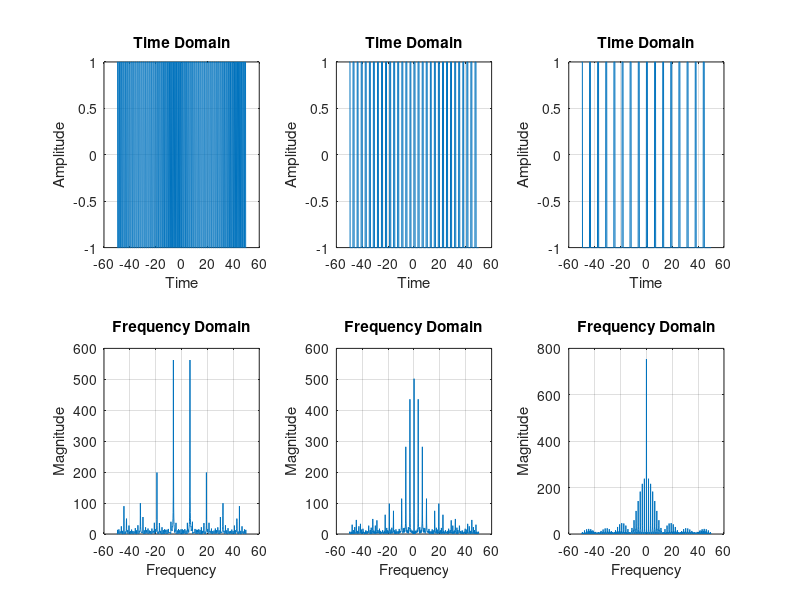

Source code (MATLAB):
% 信号与系统小班课

% 生成周期为1的脉冲
% 生成方形脉冲信号
t1 = linspace(-50, 50, 1000);
x1 = square(4 * t1, 50);
t2 = linspace(-50, 50, 1000);
x2 = square(2 * t2, 25);
t3 = linspace(-50, 50, 1000);
x3 = square(t3, 12.5);

% 计算频谱
X1 = fftshift(fft(x1));
X2 = fftshift(fft(x2));
X3 = fftshift(fft(x3));

% 绘制时域和频域波形
subplot(2, 3, 1);
plot(t1, x1);
xlabel('Time');
ylabel('Amplitude');
title('Time Domain');
grid on;

subplot(2, 3, 4);
f = linspace(-500, 499, 1000);
plot(t1, abs(X1));
xlabel('Frequency');
ylabel('Magnitude');
title('Frequency Domain');
grid on;

% 绘制时域和频域波形
subplot(2, 3, 2);
plot(t2, x2);
xlabel('Time');
ylabel('Amplitude');
title('Time Domain');
grid on;

subplot(2, 3, 5);
f = linspace(-500, 499, 1000);
plot(t2, abs(X2));
xlabel('Frequency');
ylabel('Magnitude');
title('Frequency Domain');
grid on;

% 绘制时域和频域波形
subplot(2, 3, 3);
plot(t3, x3);
xlabel('Time');
ylabel('Amplitude');
title('Time Domain');
grid on;

subplot(2, 3, 6);
f = linspace(-500, 499, 1000);
plot(t3, abs(X3));
xlabel('Frequency');
ylabel('Magnitude');
title('Frequency Domain');
grid on;
